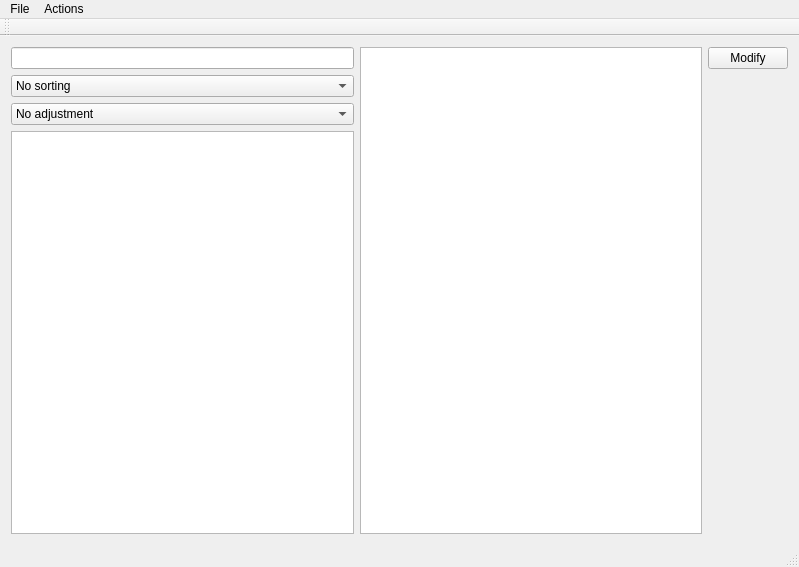
<?xml version="1.0" encoding="UTF-8"?>
<ui version="4.0">
 <class>MainWindow</class>
 <widget class="QMainWindow" name="MainWindow">
  <property name="geometry">
   <rect>
    <x>0</x>
    <y>0</y>
    <width>799</width>
    <height>567</height>
   </rect>
  </property>
  <property name="windowTitle">
   <string>MainWindow</string>
  </property>
  <widget class="QWidget" name="centralWidget">
   <layout class="QGridLayout" name="gridLayout">
    <item row="2" column="0">
     <widget class="QComboBox" name="comboAdjustment">
      <item>
       <property name="text">
        <string>No adjustment</string>
       </property>
      </item>
      <item>
       <property name="text">
        <string>Adjust by ability</string>
       </property>
      </item>
      <item>
       <property name="text">
        <string>Adjust by square root of ability</string>
       </property>
      </item>
      <item>
       <property name="text">
        <string>Adjust by ability and potential</string>
       </property>
      </item>
     </widget>
    </item>
    <item row="3" column="0">
     <widget class="QListWidget" name="listPlayers"/>
    </item>
    <item row="0" column="0">
     <widget class="QLineEdit" name="lineSearchPlayer"/>
    </item>
    <item row="0" column="1" rowspan="4">
     <widget class="QPlainTextEdit" name="plainPlayerInfo"/>
    </item>
    <item row="1" column="0">
     <widget class="QComboBox" name="comboSorting">
      <item>
       <property name="text">
        <string>No sorting</string>
       </property>
      </item>
      <item>
       <property name="text">
        <string>By ability</string>
       </property>
      </item>
      <item>
       <property name="text">
        <string>Attack rating</string>
       </property>
      </item>
      <item>
       <property name="text">
        <string>Overall rating</string>
       </property>
      </item>
      <item>
       <property name="text">
        <string>Midfield rating</string>
       </property>
      </item>
      <item>
       <property name="text">
        <string>Winger rating</string>
       </property>
      </item>
     </widget>
    </item>
    <item row="0" column="2">
     <widget class="QPushButton" name="pushModify">
      <property name="text">
       <string>Modify</string>
      </property>
     </widget>
    </item>
   </layout>
  </widget>
  <widget class="QMenuBar" name="menuBar">
   <property name="geometry">
    <rect>
     <x>0</x>
     <y>0</y>
     <width>799</width>
     <height>19</height>
    </rect>
   </property>
   <widget class="QMenu" name="menuFile">
    <property name="title">
     <string>File</string>
    </property>
   </widget>
   <widget class="QMenu" name="menuActions">
    <property name="title">
     <string>Actions</string>
    </property>
    <addaction name="actionLeague_Info"/>
    <addaction name="actionTrain_filtered"/>
   </widget>
   <addaction name="menuFile"/>
   <addaction name="menuActions"/>
  </widget>
  <widget class="QToolBar" name="mainToolBar">
   <attribute name="toolBarArea">
    <enum>TopToolBarArea</enum>
   </attribute>
   <attribute name="toolBarBreak">
    <bool>false</bool>
   </attribute>
  </widget>
  <widget class="QStatusBar" name="statusBar"/>
  <action name="actionLeague_Info">
   <property name="text">
    <string>League Info</string>
   </property>
  </action>
  <action name="actionTrain_filtered">
   <property name="enabled">
    <bool>false</bool>
   </property>
   <property name="text">
    <string>Train selected</string>
   </property>
  </action>
 </widget>
 <layoutdefault spacing="6" margin="11"/>
 <resources/>
 <connections/>
</ui>
